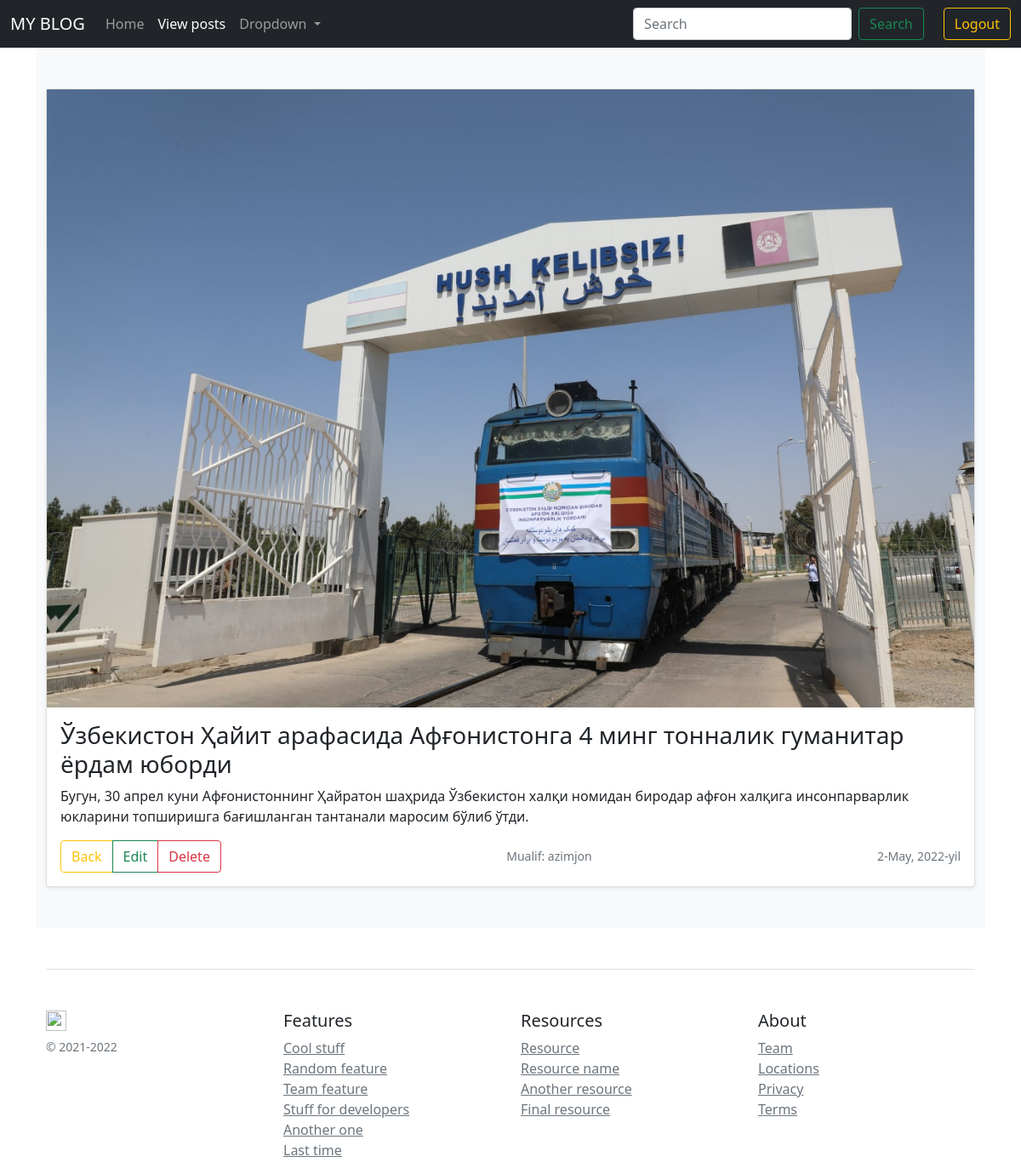
The page /view-posts/7/ (signed in) on the database its author committed.
### Blog/models.py (models this page shows, shortened)
class Post(models.Model):
    title = models.CharField(max_length=100, verbose_name="Nomlanishi")
    discrition = models.TextField(max_length=5000, verbose_name="Ma'lumot")
    author = models.ForeignKey(User, on_delete=models.CASCADE, verbose_name="Mualif")
    is_published = models.BooleanField(default=False, verbose_name="Tekshirilgan")
    image = models.ImageField(upload_to="Post/", verbose_name="Rasm")
    date_created = models.DateField(auto_now_add=True, verbose_name="Kiritish vaqti")
    date_updated = models.DateField(auto_now=True, verbose_name="Yangilanish vaqti")
    class Meta:
        verbose_name_plural = "Post"
        verbose_name = "Post"

### Blog/views.py (the view)
# urls.py: path('view-posts/<int:pk>/', views.view_posts_detail, name="view-posts-detail"),
@login_required(login_url='login')
def view_posts_detail(request, pk):
    post = Post.objects.get(pk=pk)
    context = {
        'post': post
    }
    return render(request, 'blog/view_post_detail.html', context)

### Templates/blog/view_post_detail.html (shortened to what this page needs)
{% extends 'blog/base.html' %}
{% block body %}
    <div class="album py-5 bg-light">
        <div class="container">
            <div class="row row-cols-10 row-cols-sm-1 row-cols-md-10">
                <div class="col">
                    <div class="card shadow-sm">
                        <img src="{{ post.image.url }}">
                        <div class="card-body">
                            <h3>{{ post.title }}</h3>
                            <p class="card-text">{{ post.discrition }}</p>
                            <div class="d-flex justify-content-between align-items-center">
                                <div class="btn-group">
                                    <a href="{% url 'view-posts' %}"
                                       class="btn btn-outline-warning">Back</a>
                                    <a href="{% url 'view-posts-update' post.pk %}"
                                       class="btn btn-outline-success">Edit</a>
                                    <a href="{% url 'view-posts-delete' post.pk %}" class="btn btn-outline-danger">Delete</a>
                                </div>
                                <small class="text-muted">Mualif: {{ post.author }}</small>
                                <small class="text-muted">{{ post.date_created }}</small>
                            </div>
                        </div>
                    </div>
                </div>
            </div>
        </div>
    </div>
{% endblock %}

### rows shown on the page
Post: image (picture), title "Ўзбекистон Ҳайит арафасида Афғонистонга 4 минг тонналик гуманитар ёрдам юборди", discrition "Бугун, 30 апрел куни Афғонистоннинг Ҳайратон шаҳрида Ўзбекистон халқи номидан биродар афғон халқига инсонпарварлик юкларини топширишга бағишланган тантанали маросим бўлиб ўтди.", author "azimjon", date_created "2-May, 2022-yil"
